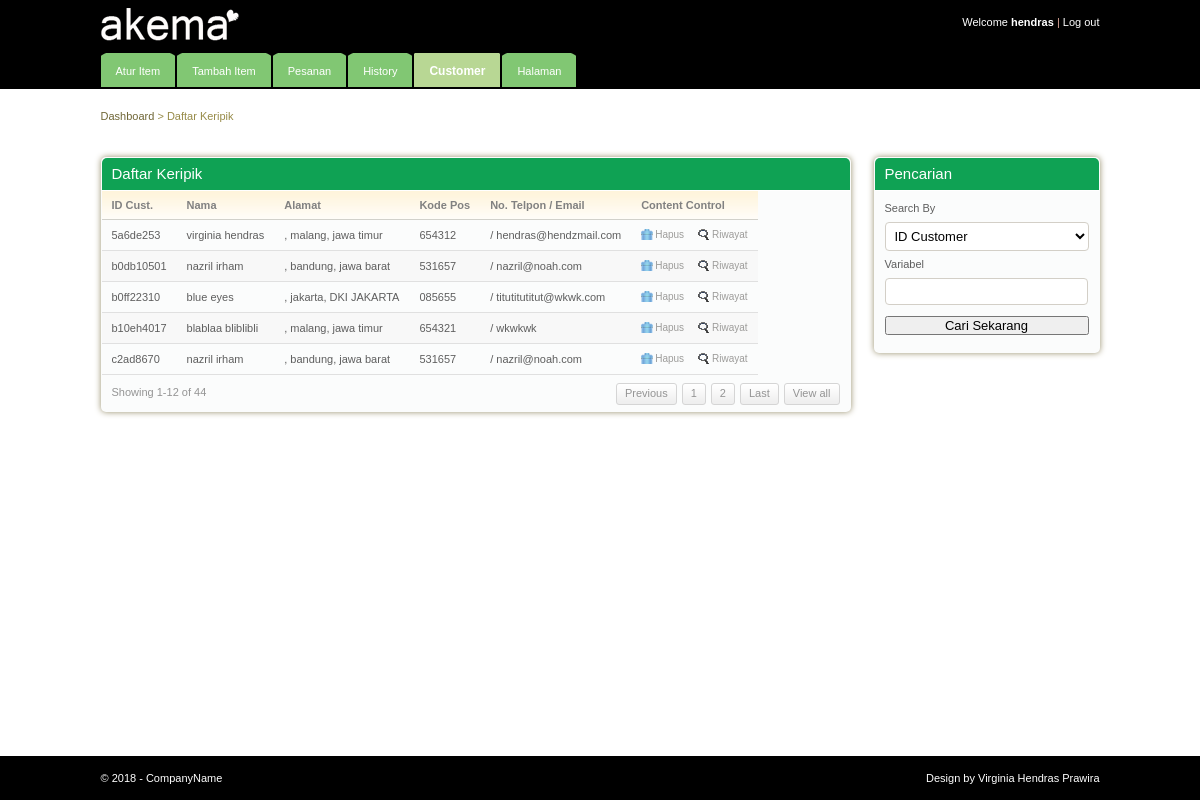
/admin/index.php?container=customer (signed in), run on the app's committed database.
### tables this page shows
CREATE TABLE `customer` (
  `id_customer` varchar(30) NOT NULL,
  `nama_depan` varchar(30) NOT NULL,
  `nama_belakang` varchar(30) NOT NULL,
  `provinsi` varchar(30) NOT NULL,
  `kota` varchar(30) NOT NULL,
  `alamat_rumah` varchar(50) NOT NULL,
  `kode_pos` varchar(15) NOT NULL,
  `no_telp` varchar(20) NOT NULL,
  `email` varchar(30) NOT NULL,
  `password` varchar(15) NOT NULL,
  PRIMARY KEY (`id_customer`)
);

### admin/customer.php (the view, shortened to what this page needs)
<div class="shell">
	<div class="small-nav">
		<a href="#">Dashboard</a>
		<span>&gt;</span>
		Daftar Keripik
	</div>
	<br />
	<div id="main">
		<div id="content">
			<div class="box">
				<div class="box-head">
					<h2 class="left">Daftar Keripik</h2>
				</div>
				<div class="table">
					<table border="0" cellspacing="0" cellpadding="0" class="table_cust">
						<tr>
							<th>ID Cust.</th>
							<th>Nama</th>
							<th>Alamat</th>
							<th>Kode Pos</th>
							<th>No. Telpon / Email</th>
							<th class="ac">Content Control</th>
						</tr>
						<?php
							$batas = 5;
							$posisi = 0;
							$ssql = "";
							if (isset($_GET['search']) && $_GET['search'] != ''){
								$search = $_GET['search'];
								$ssql = "";
								switch ($_GET['sel_search']){
									case 'id_customer':
									$ssql = "SELECT * FROM customer WHERE id_customer LIKE '%$search%'";
									break;
									case 'nama':
									$ssql = "SELECT * FROM customer WHERE concat (nama_depan,nama_belakang) LIKE '%$search%'";
									break;
									case 'alamat':
									$ssql = "SELECT * FROM customer WHERE provinsi LIKE '%$search%' OR kota LIKE '%$search%' OR alamat LIKE '%$search%'";
									break;
								}
								$rowclass = 0;
								$query = mysql_query($ssql);
								$res = mysql_num_rows($query);
								if($res <= 0){
									echo "$ssql";
								}
								else{
									$ssql = $ssql;
									}
								}
							else {
								$ssql = "SELECT * FROM customer GROUP BY id_customer ASC LIMIT $posisi,$batas";
								}
							$query = mysql_query ($ssql);
							$rowclass = 0;
							while ($record = mysql_fetch_array($query)){
								if ($rowclass > 1){
									$rowclass = 0;
								}
								if ($rowclass > 0){
									$rclass = "odd";
								}
								else {
									$rclass = "xodd";
								}
								echo "<tr class=\"$rclass\">";
								echo "<td>".$record['id_customer']."</td>";
								echo "<td>".$record['nama_depan']." ".$record['nama_belakang']."</td>";
								echo "<td>".$record['alamat'].", ".$record['kota'].", ".$record['provinsi']."</td>";
								echo "<td>".$record['kode_pos']."</td>";
								echo "<td>".$record['telpon']." / ".$record['email']."</td>";
								echo "<td><a href=\"actmenu.php?actmenu=hapus_customer&id_customer=".$record['id_customer']."\" class=\"ico del\">Hapus<a href=\"index.php?riwayat_cust=true&container=history&id_customer=".$record['id_customer']."\" class=\"ico riwayat\">Riwayat</td>";
								echo "<tr>";
								$rowclass += 1;
							}
						?>
					</table>
					<div class="pagging">
						<div class="left">Showing 1-12 of 44</div>
						<div class="right">
							<a href="#">Previous</a>
							<?php
								$ssql = "SELECT * FROM customer";
								$query = mysql_query($ssql);
								$res = mysql_num_rows($query);
								$num_page = ceil($res / 5);
								for ($x = 1; $x <= $num_page; $x++){
									echo"<a href=\"index.php?container=customer&page=$x\">$x</a>";
								}
							?>
							<?php echo"<a href=\"index.php?container=customer&page=$num_page\">Last</a>";?>
							<a href="#">View all</a>
						</div>
					</div>
				</div>
			</div>
		</div>
		<div id="sidebar">
			<div class="box">
				<div class="box-head">
					<h2>Pencarian</h2>
				</div>
				<div class="box-content">
					<div class="sort_2">
						<form action="index.php" method="GET" class="customer">
							<label>Search By</label>
							<select name="sel_search" class="field">
								<option name="sel_search" value="id_customer">ID Customer</option>
							</select>
							<label style="margin-top:5px;">Variabel</label>
							<input type="text" name="search" class="field" id="search_tampil"/>
							<input style="margin-top:5px;" type="submit" value="Cari Sekarang">
						</form>
					</div>
				</div>
			</div>
		</div>
	</div>
</div>

### admin/css/style.css (style rules this page uses)
* { padding:0; margin:0; outline:0; }
body { background:#fff; font-family: Verdana, sans-serif; font-size:11px; line-height:14px; color:#5e5e5e; }
input, textarea, select { font-family: Verdana, sans-serif; font-size:13px; }
.field { border:solid 1px #d3cfc7; background:#fff; padding:5px; }
a { color:#ba4c32; text-decoration: none; cursor:pointer; }
.left, .alignleft { float:left; display:inline; }
.right, .alignright { float:right; display:inline; }
h2 { font-size:15px; font-weight: normal; }
.shell { width:999px; margin:0 auto; }
.small-nav { color:#978b48; padding-bottom:20px; }
.small-nav a { color:#6f6636; }
#content { float:left; width:750px; }
#sidebar { float:right; width:226px; }
.table th { background:#fffdfa url(images/th.gif) repeat-x 0 0; color:#818181; text-align: left; padding:7px 10px; border-bottom:solid 1px #d2d1cb; }
.table td { background:#fbfcfc; border-bottom:solid 1px #e0e0e0; padding:8px 10px; }
.table tr.odd td { background:#f8f8f8; }
.box { background:#fbfcfc; height:100%; padding:1px; margin-bottom:20px; }
.box-head { background:#0fa254; height:32px; color:#fff; padding: 0 10px; line-height:32px; white-space:nowrap; border-bottom:solid 1px #fff; }
.pagging { height:20px; padding:8px 10px; line-height:19px; color:#949494; }
.pagging a { background:url(images/pagging.gif) repeat-x 0 0; height:20px; float:left; padding:0 8px; border:solid 1px #d5d5d5; text-decoration: none; color:#949494; margin-left:5px; }
a.ico { color:#9d9c9a; font-size:10px; text-decoration: none; padding:0 0 0 14px; background-repeat:no-repeat; background-position:0 0; }
a.del { background-image:url(images/del.gif) }
a.riwayat { background-image:url(images/riw.gif); margin-left:14px; }
.box-content { padding:10px; }
.sort_2 select, .sort_2 option, .sort_2 input { width:100%; margin-top:0.5em; margin-bottom:0.5em; }
.box { -moz-border-radius:5px; -webkit-border-radius:5px; -moz-box-shadow: 0 0 6px #978f6c; -webkit-box-shadow: 0 0 6px #978f6c; }
.box-head { -moz-border-radius-topleft:5px; -moz-border-radius-topright:5px; -webkit-border-top-left-radius:5px; -webkit-border-top-right-radius:5px; }
.field, .button { -moz-border-radius:4px; -webkit-border-radius:4px; }
.small-field, .button, .pagging a { -moz-border-radius:3px; -webkit-border-radius:3px; }
#search_tampil { width:90%; }
#search_tampil, .tampil_item option { padding-left:1em; }

### data on the page
customer: id_customer "5a6de253", nama_depan "virginia", nama_belakang "hendras", kota "malang", provinsi "jawa timur", kode_pos "654312", email "hendras@hendzmail.com"
customer: id_customer "b0db10501", nama_depan "nazril", nama_belakang "irham", kota "bandung", provinsi "jawa barat", kode_pos "531657", email "nazril@noah.com"
customer: id_customer "b0ff22310", nama_depan "blue", nama_belakang "eyes", kota "jakarta", provinsi "DKI JAKARTA", kode_pos "085655", email "titutitutitut@wkwk.com"
customer: id_customer "b10eh4017", nama_depan "blablaa", nama_belakang "bliblibli", kota "malang", provinsi "jawa timur", kode_pos "654321", email "wkwkwk"
customer: id_customer "c2ad8670", nama_depan "nazril", nama_belakang "irham", kota "bandung", provinsi "jawa barat", kode_pos "531657", email "nazril@noah.com"

### other printed values
$_SESSION['user'] "hendras"
